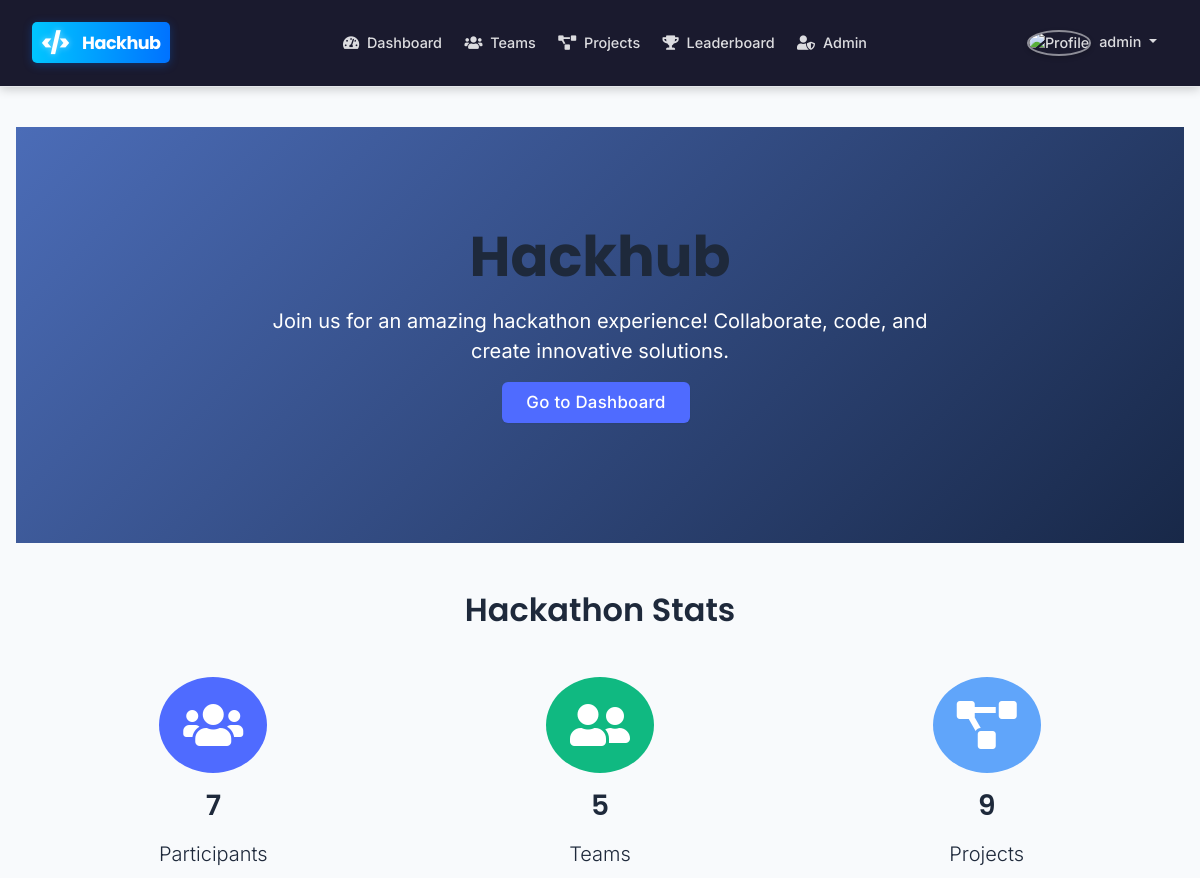
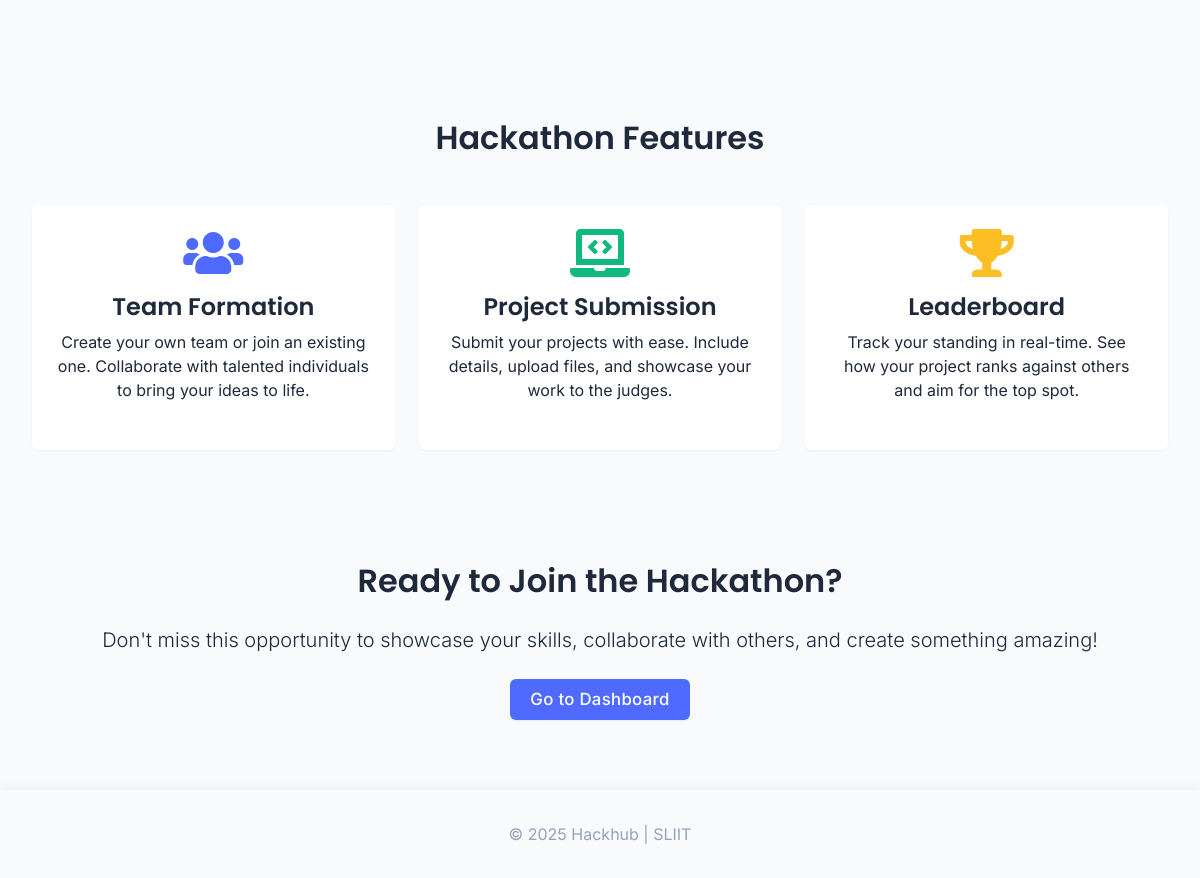
The page / (signed in) on the database its author committed (2 pictures, top to bottom).
### tables this page shows
CREATE TABLE `hackathon_settings` (
  `id` int(11) NOT NULL,
  `name` varchar(100) NOT NULL DEFAULT 'Hackhub',
  `description` text DEFAULT NULL,
  `registration_deadline` datetime NOT NULL,
  `submission_deadline` datetime NOT NULL,
  `max_team_size` int(11) NOT NULL DEFAULT 4,
  `min_team_size` int(11) NOT NULL DEFAULT 1,
  `contact_email` varchar(100) DEFAULT NULL,
  `created_at` timestamp NOT NULL DEFAULT current_timestamp(),
  `updated_at` timestamp NOT NULL DEFAULT current_timestamp() ON UPDATE current_timestamp()
);

### includes/auth-new.php (called while the page is built, shortened)
<?php
if (!function_exists('isLoggedIn')) {
    function isLoggedIn() {
        return isset($_SESSION['user_id']);
    }
}

### index.php (the view, shortened to what this page needs)
<?php
require_once 'includes/config.php';
require_once 'includes/auth-new.php';
$settingsQuery = $conn->query("SELECT * FROM hackathon_settings LIMIT 1");
$hackathonSettings = null;
if ($settingsQuery && $settingsQuery->num_rows > 0) {
    $hackathonSettings = $settingsQuery->fetch_assoc();
}
$statsQuery = $conn->query("SELECT
    (SELECT COUNT(*) FROM users WHERE user_type = 'participant') as participant_count,
    (SELECT COUNT(*) FROM teams) as team_count,
    (SELECT COUNT(*) FROM projects) as project_count");
$stats = $statsQuery ? $statsQuery->fetch_assoc() : null;
include 'includes/header.php';
?>
<div class="position-relative overflow-hidden text-center bg-dark text-white">
    <div class="col-md-8 p-lg-5 mx-auto my-5">
        <h1 class="display-4 fw-bold"><?php echo $hackathonSettings ? htmlspecialchars($hackathonSettings['name']) : 'Hackhub'; ?></h1>
        <p class="lead fw-normal">
            <?php echo $hackathonSettings ? htmlspecialchars($hackathonSettings['description']) : 'Join us for an amazing hackathon experience! Collaborate, code, and create innovative solutions.'; ?>
        </p>
        <div class="d-flex gap-3 justify-content-center lead mb-4">
            <?php if (isLoggedIn()): ?>
                <a href="<?php echo BASE_URL; ?>/pages/dashboard.php" class="btn btn-primary btn-lg px-4 me-md-2">Go to Dashboard</a>
            <?php else: ?>
                <a href="<?php echo BASE_URL; ?>/pages/register.php" class="btn btn-primary btn-lg px-4 me-md-2">Register Now</a>
                <a href="<?php echo BASE_URL; ?>/pages/login.php" class="btn btn-outline-light btn-lg px-4">Login</a>
            <?php endif; ?>
        </div>
    </div>
</div>
<?php if ($stats): ?>
<div class="container py-5">
    <h2 class="text-center mb-5">Hackathon Stats</h2>
    <div class="row text-center">
        <div class="col-md-4 mb-4 mb-md-0">
            <div class="d-inline-block p-4 bg-primary text-white rounded-circle mb-3">
                <i class="fas fa-users fa-3x"></i>
            </div>
            <h3><?php echo $stats['participant_count']; ?></h3>
            <p class="lead">Participants</p>
        </div>
        <div class="col-md-4 mb-4 mb-md-0">
            <div class="d-inline-block p-4 bg-success text-white rounded-circle mb-3">
                <i class="fas fa-user-friends fa-3x"></i>
            </div>
            <h3><?php echo $stats['team_count']; ?></h3>
            <p class="lead">Teams</p>
        </div>
        <div class="col-md-4">
            <div class="d-inline-block p-4 bg-info text-white rounded-circle mb-3">
                <i class="fas fa-project-diagram fa-3x"></i>
            </div>
            <h3><?php echo $stats['project_count']; ?></h3>
            <p class="lead">Projects</p>
        </div>
    </div>
</div>
<?php endif; ?>
<div class="bg-light py-5">
    <div class="container">
        <h2 class="text-center mb-5">Hackathon Features</h2>
        <div class="row g-4">
            <div class="col-md-4">
                <div class="card h-100 border-0 shadow-sm">
                    <div class="card-body text-center">
                        <div class="mb-3">
                            <i class="fas fa-users fa-3x text-primary"></i>
                        </div>
                        <h4 class="card-title">Team Formation</h4>
                        <p class="card-text">Create your own team or join an existing one. Collaborate with talented individuals to bring your ideas to life.</p>
                    </div>
                </div>
            </div>
            <div class="col-md-4">
                <div class="card h-100 border-0 shadow-sm">
                    <div class="card-body text-center">
                        <div class="mb-3">
                            <i class="fas fa-laptop-code fa-3x text-success"></i>
                        </div>
                        <h4 class="card-title">Project Submission</h4>
                        <p class="card-text">Submit your projects with ease. Include details, upload files, and showcase your work to the judges.</p>
                    </div>
                </div>
            </div>
            <div class="col-md-4">
                <div class="card h-100 border-0 shadow-sm">
                    <div class="card-body text-center">
                        <div class="mb-3">
                            <i class="fas fa-trophy fa-3x text-warning"></i>
                        </div>
                        <h4 class="card-title">Leaderboard</h4>
                        <p class="card-text">Track your standing in real-time. See how your project ranks against others and aim for the top spot.</p>
                    </div>
                </div>
            </div>
        </div>
    </div>
</div>
<div class="container py-5 text-center">
    <h2 class="mb-4">Ready to Join the Hackathon?</h2>
    <p class="lead mb-4">Don't miss this opportunity to showcase your skills, collaborate with others, and create something amazing!</p>
    <?php if (isLoggedIn()): ?>
        <a href="<?php echo BASE_URL; ?>/pages/dashboard.php" class="btn btn-primary btn-lg">Go to Dashboard</a>
    <?php else: ?>
        <a href="<?php echo BASE_URL; ?>/pages/register.php" class="btn btn-primary btn-lg me-2">Register Now</a>
        <a href="<?php echo BASE_URL; ?>/pages/login.php" class="btn btn-outline-secondary btn-lg">Login</a>
    <?php endif; ?>
</div>
<?php include 'includes/footer.php'; ?>

### css/style.css (style rules this page uses)
:root { --primary-50: #f0f9ff; --primary-100: #e0f2fe; --primary-200: #bae6fd; --primary-300: #7dd3fc; --primary-400: #38bdf8; --primary-500: #0ea5e9; --primary-600: #0284c7; --primary-700: #0369a1; --primary-800: #075985; --primary-900: #0c4a6e; --gray-50: #f9fafb; --gray-100: #f3f4f6; --gray-200: #e5e7eb; --gray-300: #d1d5db; --gray-400: #9ca3af; --gray-500: #6b7280; --gray-600: #4b5563; --gray-700: #374151; --gray-800: #1f2937; --gray-900: #111827; --success: #10b981; --warning: #f59e0b; --danger: #ef4444; --info: #3b82f6; --primary: var(--primary-600); --secondary: var(--gray-600); --accent: #8b5cf6; --background: #ffffff; --card-bg: #ffffff; --text: var(--gray-800); --text-secondary: var(--gray-500); --border: var(--gray-200); }
* { margin: 0; padding: 0; box-sizing: border-box; }
body { min-height: 100vh; display: flex; flex-direction: column; font-family: 'Inter', -apple-system, BlinkMacSystemFont, 'Segoe UI', Roboto, Oxygen, Ubuntu, Cantarell, sans-serif; background-color: var(--background); color: var(--text); line-height: 1.6; transition: background-color 0.3s ease, color 0.3s ease; }
.container { flex: 1; }
h1, h2, h3, h4, h5, h6 { font-weight: 600; color: var(--dark-color); }
.card { border: 1px solid var(--border); border-radius: 12px; background: var(--card-bg); box-shadow: 0 4px 20px rgba(0, 0, 0, 0.04); transition: all 0.3s cubic-bezier(0.4, 0, 0.2, 1); overflow: hidden; margin-bottom: 1.5rem; }
.card-body { padding: 1.5rem; }
.btn { border-radius: 8px; font-weight: 500; padding: 0.625rem 1.5rem; transition: all 0.2s cubic-bezier(0.4, 0, 0.2, 1); position: relative; overflow: hidden; border: none; font-size: 0.95rem; text-transform: none; letter-spacing: 0.3px; box-shadow: 0 2px 5px rgba(0, 0, 0, 0.05); }
.btn-primary { background-color: var(--primary-600); color: white; }
.btn-lg { padding: 0.75rem 2rem; font-size: 1.05rem; }

### index.php (style rules this page uses)
.bg-dark { background: linear-gradient(135deg, #4b6cb7, #182848); }

### includes/footer.php (style rules this page uses)
body { margin-bottom: 70px; }

### rows shown on the page
hackathon_settings: name "Hackhub", description "Join us for an amazing hackathon experience! Collaborate, code, and create innovative solutions."

### other values the page prints
$_SESSION['username'] "admin"
$stats['participant_count'] "7"
$stats['team_count'] "5"
$stats['project_count'] "9"
